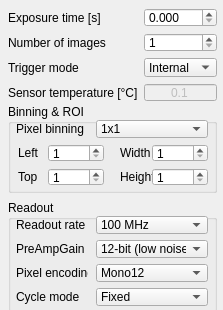
             <widget class="QWidget" name="cTscrollAreaContents">
              <property name="geometry">
               <rect>
                <x>0</x>
                <y>0</y>
                <width>223</width>
                <height>310</height>
               </rect>
              </property>
              <property name="sizePolicy">
               <sizepolicy hsizetype="Preferred" vsizetype="Preferred">
                <horstretch>0</horstretch>
                <verstretch>0</verstretch>
               </sizepolicy>
              </property>
              <property name="minimumSize">
               <size>
                <width>223</width>
                <height>310</height>
               </size>
              </property>
              <widget class="QGroupBox" name="binningROIBox">
               <property name="geometry">
                <rect>
                 <x>8</x>
                 <y>104</y>
                 <width>209</width>
                 <height>89</height>
                </rect>
               </property>
               <property name="sizePolicy">
                <sizepolicy hsizetype="Preferred" vsizetype="Preferred">
                 <horstretch>0</horstretch>
                 <verstretch>0</verstretch>
                </sizepolicy>
               </property>
               <property name="title">
                <string>Binning &amp;&amp; ROI</string>
               </property>
               <widget class="QLabel" name="binningLabel">
                <property name="geometry">
                 <rect>
                  <x>8</x>
                  <y>16</y>
                  <width>81</width>
                  <height>18</height>
                 </rect>
                </property>
                <property name="text">
                 <string>Pixel binning</string>
                </property>
               </widget>
               <widget class="QComboBox" name="binning">
                <property name="geometry">
                 <rect>
                  <x>88</x>
                  <y>16</y>
                  <width>112</width>
                  <height>18</height>
                 </rect>
                </property>
                <item>
                 <property name="text">
                  <string>1x1</string>
                 </property>
                </item>
                <item>
                 <property name="text">
                  <string>2x2</string>
                 </property>
                </item>
                <item>
                 <property name="text">
                  <string>3x3</string>
                 </property>
                </item>
                <item>
                 <property name="text">
                  <string>4x4</string>
                 </property>
                </item>
                <item>
                 <property name="text">
                  <string>8x8</string>
                 </property>
                </item>
               </widget>
               <widget class="QLabel" name="ROILeftLabel">
                <property name="geometry">
                 <rect>
                  <x>10</x>
                  <y>40</y>
                  <width>32</width>
                  <height>18</height>
                 </rect>
                </property>
                <property name="text">
                 <string>Left</string>
                </property>
               </widget>
               <widget class="QLabel" name="ROITopLabel">
                <property name="geometry">
                 <rect>
                  <x>10</x>
                  <y>64</y>
                  <width>32</width>
                  <height>18</height>
                 </rect>
                </property>
                <property name="text">
                 <string>Top</string>
                </property>
               </widget>
               <widget class="QLabel" name="ROIWidthLabel">
                <property name="geometry">
                 <rect>
                  <x>112</x>
                  <y>40</y>
                  <width>32</width>
                  <height>18</height>
                 </rect>
                </property>
                <property name="text">
                 <string>Width</string>
                </property>
               </widget>
               <widget class="QLabel" name="ROIHeightLabel">
                <property name="geometry">
                 <rect>
                  <x>112</x>
                  <y>64</y>
                  <width>32</width>
                  <height>18</height>
                 </rect>
                </property>
                <property name="text">
                 <string>Height</string>
                </property>
               </widget>
               <widget class="QSpinBox" name="ROILeft">
                <property name="geometry">
                 <rect>
                  <x>40</x>
                  <y>40</y>
                  <width>56</width>
                  <height>18</height>
                 </rect>
                </property>
                <property name="minimum">
                 <number>1</number>
                </property>
                <property name="maximum">
                 <number>2048</number>
                </property>
                <property name="value">
                 <number>1</number>
                </property>
               </widget>
               <widget class="QSpinBox" name="ROITop">
                <property name="geometry">
                 <rect>
                  <x>40</x>
                  <y>64</y>
                  <width>56</width>
                  <height>18</height>
                 </rect>
                </property>
                <property name="minimum">
                 <number>1</number>
                </property>
                <property name="maximum">
                 <number>2048</number>
                </property>
                <property name="value">
                 <number>1</number>
                </property>
               </widget>
               <widget class="QSpinBox" name="ROIWidth">
                <property name="geometry">
                 <rect>
                  <x>144</x>
                  <y>40</y>
                  <width>56</width>
                  <height>18</height>
                 </rect>
                </property>
                <property name="minimum">
                 <number>1</number>
                </property>
                <property name="maximum">
                 <number>2048</number>
                </property>
                <property name="value">
                 <number>1</number>
                </property>
               </widget>
               <widget class="QSpinBox" name="ROIHeight">
                <property name="geometry">
                 <rect>
                  <x>144</x>
                  <y>64</y>
                  <width>56</width>
                  <height>18</height>
                 </rect>
                </property>
                <property name="minimum">
                 <number>1</number>
                </property>
                <property name="maximum">
                 <number>2048</number>
                </property>
                <property name="value">
                 <number>1</number>
                </property>
               </widget>
              </widget>
              <widget class="QGroupBox" name="readoutBox">
               <property name="geometry">
                <rect>
                 <x>8</x>
                 <y>200</y>
                 <width>209</width>
                 <height>113</height>
                </rect>
               </property>
               <property name="title">
                <string>Readout</string>
               </property>
               <widget class="QLabel" name="preAmpGainLabel">
                <property name="geometry">
                 <rect>
                  <x>8</x>
                  <y>40</y>
                  <width>72</width>
                  <height>18</height>
                 </rect>
                </property>
                <property name="text">
                 <string>PreAmpGain</string>
                </property>
               </widget>
               <widget class="QLabel" name="pixelEncodingLabel">
                <property name="geometry">
                 <rect>
                  <x>8</x>
                  <y>64</y>
                  <width>72</width>
                  <height>18</height>
                 </rect>
                </property>
                <property name="text">
                 <string>Pixel encoding</string>
                </property>
               </widget>
               <widget class="QLabel" name="pixelReadoutRateLabel">
                <property name="geometry">
                 <rect>
                  <x>8</x>
                  <y>16</y>
                  <width>72</width>
                  <height>18</height>
                 </rect>
                </property>
                <property name="text">
                 <string>Readout rate</string>
                </property>
               </widget>
               <widget class="QLabel" name="cycleModeLabel">
                <property name="geometry">
                 <rect>
                  <x>8</x>
                  <y>88</y>
                  <width>72</width>
                  <height>18</height>
                 </rect>
                </property>
                <property name="text">
                 <string>Cycle mode</string>
                </property>
               </widget>
               <widget class="QComboBox" name="pixelReadoutRate">
                <property name="geometry">
                 <rect>
                  <x>88</x>
                  <y>16</y>
                  <width>112</width>
                  <height>18</height>
                 </rect>
                </property>
                <item>
                 <property name="text">
                  <string>100 MHz</string>
                 </property>
                </item>
                <item>
                 <property name="text">
                  <string>280 MHz</string>
                 </property>
                </item>
               </widget>
               <widget class="QComboBox" name="preAmpGain">
                <property name="geometry">
                 <rect>
                  <x>88</x>
                  <y>40</y>
                  <width>112</width>
                  <height>18</height>
                 </rect>
                </property>
                <property name="currentIndex">
                 <number>0</number>
                </property>
                <item>
                 <property name="text">
                  <string>12-bit (low noise)</string>
                 </property>
                </item>
                <item>
                 <property name="text">
                  <string>12-bit (high well capacity)</string>
                 </property>
                </item>
                <item>
                 <property name="text">
                  <string>16-bit (low noise &amp; high well capacity)</string>
                 </property>
                </item>
               </widget>
               <widget class="QComboBox" name="pixelEncoding">
                <property name="geometry">
                 <rect>
                  <x>88</x>
                  <y>64</y>
                  <width>112</width>
                  <height>18</height>
                 </rect>
                </property>
                <property name="currentIndex">
                 <number>0</number>
                </property>
                <item>
                 <property name="text">
                  <string>Mono12</string>
                 </property>
                </item>
                <item>
                 <property name="text">
                  <string>Mono12Packed</string>
                 </property>
                </item>
                <item>
                 <property name="text">
                  <string>Mono16</string>
                 </property>
                </item>
                <item>
                 <property name="text">
                  <string>Mono32</string>
                 </property>
                </item>
               </widget>
               <widget class="QComboBox" name="cycleMode">
                <property name="geometry">
                 <rect>
                  <x>88</x>
                  <y>88</y>
                  <width>112</width>
                  <height>18</height>
                 </rect>
                </property>
                <property name="currentIndex">
                 <number>0</number>
                </property>
                <item>
                 <property name="text">
                  <string>Fixed</string>
                 </property>
                </item>
                <item>
                 <property name="text">
                  <string>Continuous</string>
                 </property>
                </item>
               </widget>
              </widget>
              <widget class="QWidget" name="layoutWidget">
               <property name="geometry">
                <rect>
                 <x>8</x>
                 <y>8</y>
                 <width>209</width>
                 <height>94</height>
                </rect>
               </property>
               <layout class="QFormLayout" name="formLayout_5">
                <item row="0" column="0">
                 <widget class="QLabel" name="exposureTimeLabel">
                  <property name="text">
                   <string>Exposure time [s]</string>
                  </property>
                 </widget>
                </item>
                <item row="1" column="0">
                 <widget class="QLabel" name="nrImagesLabel">
                  <property name="text">
                   <string>Number of images</string>
                  </property>
                 </widget>
                </item>
                <item row="1" column="1">
                 <widget class="QSpinBox" name="frameCount">
                  <property name="minimum">
                   <number>1</number>
                  </property>
                  <property name="value">
                   <number>1</number>
                  </property>
                 </widget>
                </item>
                <item row="2" column="0">
                 <widget class="QLabel" name="triggerModeLabel">
                  <property name="text">
                   <string>Trigger mode</string>
                  </property>
                 </widget>
                </item>
                <item row="2" column="1">
                 <widget class="QComboBox" name="triggerMode">
                  <item>
                   <property name="text">
                    <string>Internal</string>
                   </property>
                  </item>
                  <item>
                   <property name="text">
                    <string>Software</string>
                   </property>
                  </item>
                  <item>
                   <property name="text">
                    <string>External</string>
                   </property>
                  </item>
                  <item>
                   <property name="text">
                    <string>External Start</string>
                   </property>
                  </item>
                  <item>
                   <property name="text">
                    <string>External Exposure</string>
                   </property>
                  </item>
                 </widget>
                </item>
                <item row="3" column="0">
                 <widget class="QLabel" name="sensorTempLabel">
                  <property name="text">
                   <string>Sensor temperature [°C]</string>
                  </property>
                 </widget>
                </item>
                <item row="3" column="1">
                 <widget class="QDoubleSpinBox" name="sensorTemp">
                  <property name="enabled">
                   <bool>false</bool>
                  </property>
                  <property name="locale">
                   <locale language="English" country="UnitedStates"/>
                  </property>
                  <property name="alignment">
                   <set>Qt::AlignCenter</set>
                  </property>
                  <property name="buttonSymbols">
                   <enum>QAbstractSpinBox::NoButtons</enum>
                  </property>
                  <property name="decimals">
                   <number>1</number>
                  </property>
                  <property name="minimum">
                   <double>-100.000000000000000</double>
                  </property>
                  <property name="singleStep">
                   <double>0.100000000000000</double>
                  </property>
                  <property name="value">
                   <double>0.100000000000000</double>
                  </property>
                 </widget>
                </item>
                <item row="0" column="1">
                 <widget class="QDoubleSpinBox" name="exposureTime">
                  <property name="locale">
                   <locale language="English" country="UnitedStates"/>
                  </property>
                  <property name="decimals">
                   <number>3</number>
                  </property>
                  <property name="singleStep">
                   <double>0.100000000000000</double>
                  </property>
                  <property name="value">
                   <double>0.000000000000000</double>
                  </property>
                 </widget>
                </item>
               </layout>
              </widget>
             </widget>
